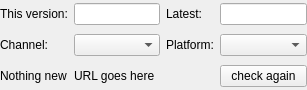
<?xml version="1.0" encoding="UTF-8"?>
<ui version="4.0">
 <class>CDistributionInfoComponent</class>
 <widget class="QFrame" name="CDistributionInfoComponent">
  <property name="geometry">
   <rect>
    <x>0</x>
    <y>0</y>
    <width>307</width>
    <height>90</height>
   </rect>
  </property>
  <property name="minimumSize">
   <size>
    <width>0</width>
    <height>90</height>
   </size>
  </property>
  <property name="windowTitle">
   <string>Distribution info</string>
  </property>
  <layout class="QGridLayout" name="gl_DistributionInfo">
   <property name="leftMargin">
    <number>0</number>
   </property>
   <property name="topMargin">
    <number>0</number>
   </property>
   <property name="rightMargin">
    <number>0</number>
   </property>
   <property name="bottomMargin">
    <number>0</number>
   </property>
   <item row="0" column="0">
    <widget class="QLabel" name="lbl_CurrentVersion">
     <property name="text">
      <string>This version:</string>
     </property>
    </widget>
   </item>
   <item row="1" column="3">
    <widget class="QComboBox" name="cb_Platforms"/>
   </item>
   <item row="0" column="2">
    <widget class="QLabel" name="lbl_LatestVersion">
     <property name="text">
      <string>Latest:</string>
     </property>
    </widget>
   </item>
   <item row="0" column="3">
    <widget class="QLineEdit" name="le_LatestVersion">
     <property name="readOnly">
      <bool>true</bool>
     </property>
    </widget>
   </item>
   <item row="1" column="0">
    <widget class="QLabel" name="lbl_Channel">
     <property name="text">
      <string>Channel:</string>
     </property>
    </widget>
   </item>
   <item row="0" column="1">
    <widget class="QLineEdit" name="le_CurrentVersion">
     <property name="readOnly">
      <bool>true</bool>
     </property>
    </widget>
   </item>
   <item row="1" column="1">
    <widget class="QComboBox" name="cb_Channels"/>
   </item>
   <item row="1" column="2">
    <widget class="QLabel" name="lbl_Platforms">
     <property name="text">
      <string>Platform:</string>
     </property>
    </widget>
   </item>
   <item row="2" column="3">
    <widget class="QPushButton" name="pb_CheckForUpdates">
     <property name="text">
      <string>check again</string>
     </property>
    </widget>
   </item>
   <item row="2" column="0">
    <widget class="QLabel" name="lbl_NewVersionInfo">
     <property name="text">
      <string>Nothing new</string>
     </property>
    </widget>
   </item>
   <item row="2" column="1" colspan="2">
    <widget class="QLabel" name="lbl_NewVersionUrl">
     <property name="text">
      <string>URL goes here</string>
     </property>
    </widget>
   </item>
  </layout>
 </widget>
 <resources/>
 <connections/>
</ui>
